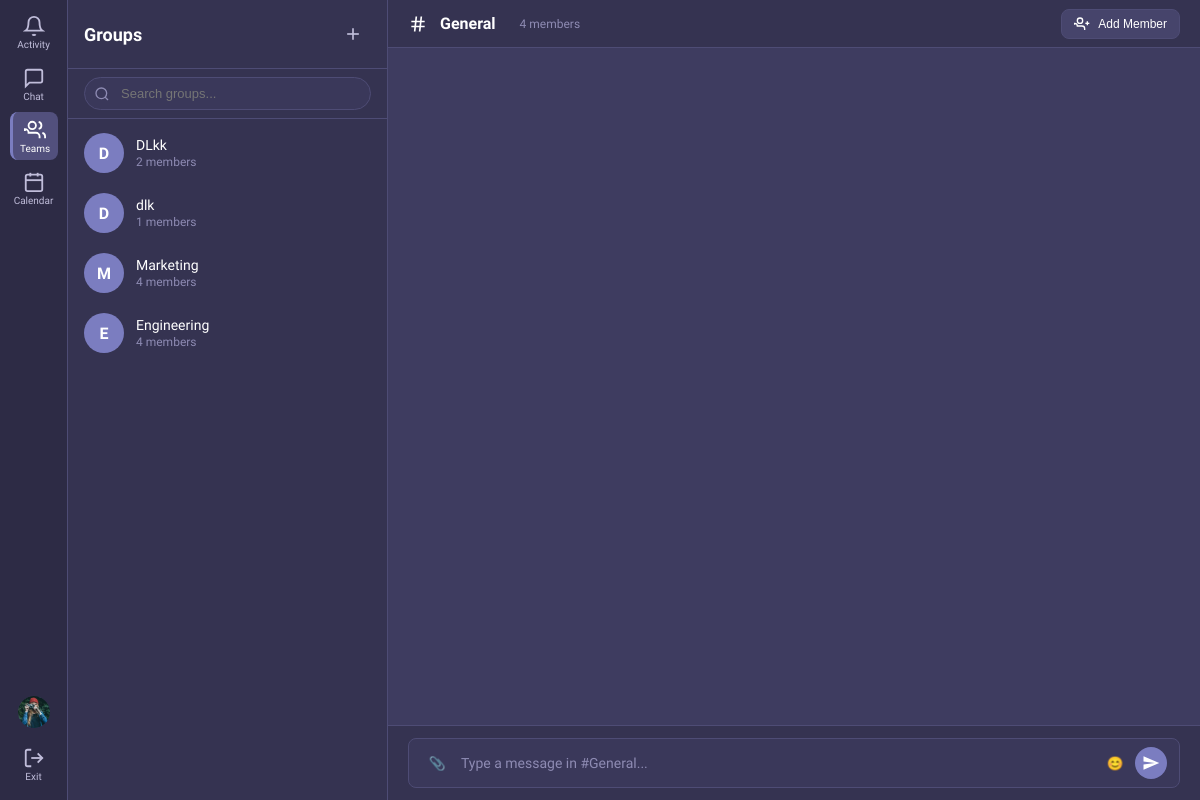
Page /teams/2/channel/3/ (signed in) on the committed database.
### accounts/models.py (models this page shows, shortened)
class CustomUser(AbstractUser):
    email = models.EmailField(unique=True)
    profile_image = models.ImageField(upload_to='profile_images/', null=True, blank=True)
    is_verified = models.BooleanField(default=False)
    bio = models.CharField(max_length=255, blank=True, default='')
    last_seen = models.DateTimeField(null=True, blank=True)
    is_online = models.BooleanField(default=False)
    USERNAME_FIELD = 'email'
    REQUIRED_FIELDS = ['username']
    def get_profile_image_url(self):
        if self.profile_image:
            return self.profile_image.url
        return '/static/images/default-avatar.svg'
    def get_display_name(self):
        if self.first_name and self.last_name:
            return f"{self.first_name} {self.last_name}"
        return self.username

### teams/models.py (models this page shows, shortened)
class Team(models.Model):
    name = models.CharField(max_length=100)
    description = models.TextField(blank=True, default='')
    avatar = models.ImageField(upload_to='team_avatars/', null=True, blank=True)
    created_by = models.ForeignKey(
        settings.AUTH_USER_MODEL,
        on_delete=models.CASCADE,
        related_name='created_teams'
    )
    created_at = models.DateTimeField(auto_now_add=True)
    def get_member_count(self):
        return self.memberships.count()
    class Meta:
        ordering = ['-created_at']

class Channel(models.Model):
    team = models.ForeignKey(Team, on_delete=models.CASCADE, related_name='channels')
    name = models.CharField(max_length=100)
    description = models.TextField(blank=True, default='')
    is_default = models.BooleanField(default=False)
    created_at = models.DateTimeField(auto_now_add=True)
    class Meta:
        ordering = ['name']
        unique_together = ['team', 'name']

### teams/views.py (the view)
# urls.py: path('<int:team_id>/channel/<int:channel_id>/', views.channel_view, name='channel'),
@login_required
def channel_view(request, team_id, channel_id):
    team = get_object_or_404(Team, id=team_id)
    channel = get_object_or_404(Channel, id=channel_id, team=team)
    membership = Membership.objects.filter(user=request.user, team=team).first()
    if not membership:
        messages.error(request, 'You are not a member of this team.')
        return redirect('teams:teams_home')
    channel_messages = ChatMessage.objects.filter(channel=channel).order_by('timestamp')[:100]
    members = Membership.objects.filter(team=team).select_related('user')
    user_teams = Team.objects.filter(memberships__user=request.user)
    return render(request, 'teams/channel.html', {
        'team': team,
        'channel': channel,
        'messages': channel_messages,
        'members': members,
        'membership': membership,
        'user_teams': user_teams,
    })

### templates/teams/channel.html (shortened to what this page needs)
{% extends 'base.html' %}
{% load static %}
{% block body %}
<div class="app-layout">
    {% include 'partials/sidebar.html' with active_tab='teams' %}
    <div class="chat-sidebar">
        <div class="sidebar-header">
            <h2>Groups</h2>
            <button class="btn-icon" onclick="document.getElementById('create-team-modal').classList.add('show')" title="Create Group">
                <svg viewBox="0 0 24 24" width="20" height="20" fill="none" stroke="currentColor" stroke-width="2"><line x1="12" y1="5" x2="12" y2="19"/><line x1="5" y1="12" x2="19" y2="12"/></svg>
            </button>
        </div>
        <div class="search-box">
            <div class="search-wrapper">
                <svg viewBox="0 0 24 24" fill="none" stroke="currentColor" stroke-width="2"><circle cx="11" cy="11" r="8"/><path d="M21 21l-4.35-4.35"/></svg>
                <input type="text" class="search-input" placeholder="Search groups...">
            </div>
        </div>
        <div class="conversation-list">
            {% for ut in user_teams %}
            <a href="{% url 'teams:team_detail' ut.id %}" class="conv-item {% if ut.id == team.id %}active{% endif %}" id="team-{{ ut.id }}">
                <div class="avatar-wrapper">
                    <div class="avatar" style="background:var(--accent); display:flex; align-items:center; justify-content:center; color:white; font-weight:bold;">
                        {{ ut.name|first|upper }}
                    </div>
                </div>
                <div class="conv-info">
                    <div class="conv-name">{{ ut.name }}</div>
                    <div class="conv-preview">{{ ut.get_member_count }} members</div>
                </div>
            </a>
            {% endfor %}
        </div>
    </div>
    <div class="main-content">
        <div class="content-header">
            <div class="content-header-left">
                <svg viewBox="0 0 24 24" width="20" height="20" fill="none" stroke="currentColor" stroke-width="2"><path d="M4 9h16M4 15h16M10 3l-2 18M16 3l-2 18"/></svg>
                <h3>{{ channel.name }}</h3>
                <span style="font-size: 12px; color: var(--text-muted); margin-left: 12px;">{{ team.get_member_count }} members</span>
            </div>
            <div class="content-header-right">
                <button class="btn btn-secondary btn-sm" style="width:auto" onclick="document.getElementById('add-member-modal').classList.add('show')" id="btn-add-member">
                    <svg viewBox="0 0 24 24" width="16" height="16" fill="none" stroke="currentColor" stroke-width="2"><path d="M16 21v-2a4 4 0 00-4-4H5a4 4 0 00-4-4v2"/><circle cx="9" cy="7" r="4"/><line x1="20" y1="8" x2="20" y2="14"/><line x1="23" y1="11" x2="17" y2="11"/></svg>
                    Add Member
                </button>
            </div>
        </div>
        <div class="chat-area" id="chat-area">
        </div>
        <div class="chat-input-area">
            <div class="chat-input-wrapper">
                <div class="input-actions">
                    <button type="button" onclick="document.getElementById('file-input').click()">📎</button>
                </div>
                <textarea class="chat-input" id="message-input" placeholder="Type a message in #{{ channel.name }}..." rows="1"></textarea>
                <div class="input-actions">
                    <div class="emoji-picker-container">
                        <button type="button" onclick="toggleEmoji()">😊</button>
                    </div>
                    <button type="button" class="send-btn" onclick="sendMessage()">
                        <svg viewBox="0 0 24 24" width="18" height="18" fill="currentColor"><path d="M2.01 21L23 12 2.01 3 2 10l15 2-15 2z"/></svg>
                    </button>
                </div>
            </div>
        </div>
    </div>
</div>
{% endblock %}

### templates/partials/sidebar.html (shortened to what this page needs)
{% load static %}
<div class="left-rail">
    <a href="{% url 'chat:activity' %}" class="rail-item {% if active_tab == 'activity' %}active{% endif %}" title="Activity" id="nav-activity">
        <svg viewBox="0 0 24 24" fill="none" stroke="currentColor" stroke-width="2"><path d="M18 8A6 6 0 006 8c0 7-3 9-3 9h18s-3-2-3-9"/><path d="M13.73 21a2 2 0 01-3.46 0"/></svg>
        <span>Activity</span>
    </a>
    <a href="{% url 'chat:home' %}" class="rail-item {% if active_tab == 'chat' %}active{% endif %}" title="Chat" id="nav-chat">
        <svg viewBox="0 0 24 24" fill="none" stroke="currentColor" stroke-width="2"><path d="M21 15a2 2 0 01-2 2H7l-4 4V5a2 2 0 012-2h14a2 2 0 012 2z"/></svg>
        <span>Chat</span>
    </a>
    <a href="{% url 'teams:teams_home' %}" class="rail-item {% if active_tab == 'teams' %}active{% endif %}" title="Teams" id="nav-teams">
        <svg viewBox="0 0 24 24" fill="none" stroke="currentColor" stroke-width="2"><path d="M17 21v-2a4 4 0 00-4-4H5a4 4 0 00-4-4v2"/><circle cx="9" cy="7" r="4"/><path d="M23 21v-2a4 4 0 00-3-3.87"/><path d="M16 3.13a4 4 0 010 7.75"/></svg>
        <span>Teams</span>
    </a>
    <a href="{% url 'chat:calendar' %}" class="rail-item {% if active_tab == 'calendar' %}active{% endif %}" title="Calendar" id="nav-calendar">
        <svg viewBox="0 0 24 24" fill="none" stroke="currentColor" stroke-width="2"><rect x="3" y="4" width="18" height="18" rx="2" ry="2"/><line x1="16" y1="2" x2="16" y2="6"/><line x1="8" y1="2" x2="8" y2="6"/><line x1="3" y1="10" x2="21" y2="10"/></svg>
        <span>Calendar</span>
    </a>
    <a href="{% url 'accounts:profile' %}" class="rail-item {% if active_tab == 'profile' %}active{% endif %}" title="Profile" id="nav-profile">
        <img src="{{ request.user.get_profile_image_url }}" class="avatar avatar-sm" alt="Me">
    </a>
    <a href="{% url 'accounts:logout' %}" class="rail-item" title="Sign Out" id="nav-logout">
        <svg viewBox="0 0 24 24" fill="none" stroke="currentColor" stroke-width="2"><path d="M9 21H5a2 2 0 01-2-2V5a2 2 0 012-2h4"/><polyline points="16 17 21 12 16 7"/><line x1="21" y1="12" x2="9" y2="12"/></svg>
        <span>Exit</span>
    </a>
</div>

### rows in the picture
CustomUser: user.get_profile_image_url (picture)
Team: name|first "D", name "DLkk", get_member_count "2"
Team: name|first "D", name "dlk", get_member_count "1"
Team: name|first "M", name "Marketing", get_member_count "4"
Team: name|first "E", name "Engineering", get_member_count "4"
Channel: name "General", name "Type a message in #General..."
